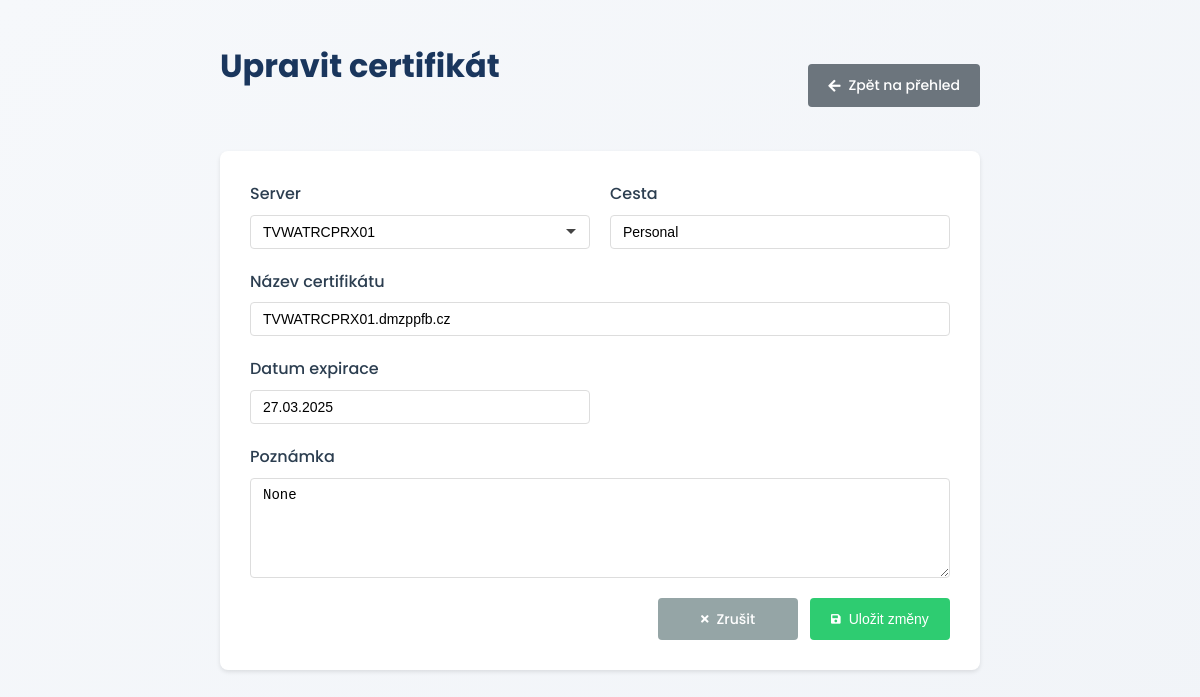
/upravit/2, run on an earlier commit of the app's database.
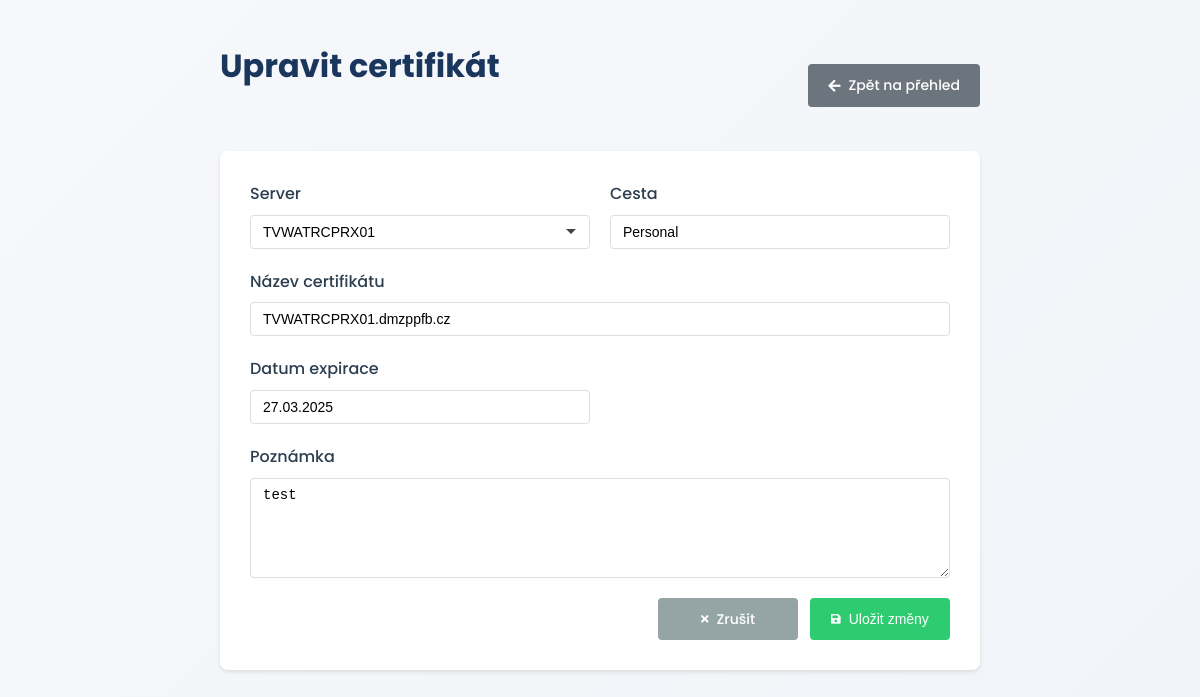
And on a later commit of the database.
### models.py (models this page shows)
class Certifikat(db.Model):
    id = db.Column(db.Integer, primary_key=True)
    server = db.Column(db.String(100), db.ForeignKey('server.nazev'), nullable=False)
    cesta = db.Column(db.String(200), nullable=False)
    nazev = db.Column(db.String(100), nullable=False)
    expirace = db.Column(db.Date, nullable=False)
    poznamka = db.Column(db.Text)
    vytvoreno = db.Column(db.DateTime, default=datetime.utcnow)

class Server(db.Model):
    id = db.Column(db.Integer, primary_key=True)
    nazev = db.Column(db.String(100), unique=True, nullable=False)
    certifikaty = db.relationship('Certifikat', backref='server_obj', lazy=True)

### app.py (the view, shortened to what this page needs)
@app.route('/upravit/<int:id>', methods=['GET', 'POST'])
def upravit_certifikat(id):
    try:
        certifikat = Certifikat.query.get_or_404(id)
        servery = Server.query.all()
        return render_template('formular.html', certifikat=certifikat, servery=servery)
    except Exception as e:
        print(f"Obecná chyba: {str(e)}")
        flash(f'Chyba při načítání certifikátu: {str(e)}', 'error')
        return redirect(url_for('index'))

### templates/formular.html (shortened to what this page needs)
{% extends "base.html" %}
{% block content %}
<div class="form-container">
    <div class="header">
        <h1>{{ 'Upravit' if certifikat else 'Přidat' }} certifikát</h1>
        <a href="{{ url_for('index') }}" class="button info">
            <i class="fas fa-arrow-left"></i>
            Zpět na přehled
        </a>
    </div>
    <div class="form-card">
        <form method="POST" action="{{ url_for('upravit_certifikat', id=certifikat.id) }}">
            <div class="form-grid">
                <div class="form-group">
                    <label for="server">Server</label>
                    <select id="server" name="server" required oninput="checkFormInputs()">
                        {% for server in servery %}
                            <option value="{{ server.nazev }}"
                                    {% if certifikat and certifikat.server == server.nazev %}selected{% endif %}>
                                {{ server.nazev }}
                            </option>
                        {% endfor %}
                    </select>
                </div>
                <div class="form-group">
                    <label for="cesta">Cesta</label>
                    <input type="text" id="cesta" name="cesta"
                           value="{{ certifikat.cesta if certifikat else '' }}"
                           required oninput="checkFormInputs()">
                </div>
                <div class="form-group wide">
                    <label for="nazev">Název certifikátu</label>
                    <input type="text" id="nazev" name="nazev"
                           value="{{ certifikat.nazev if certifikat else '' }}"
                           required oninput="checkFormInputs()">
                </div>
                <div class="form-group">
                    <label for="expirace">Datum expirace</label>
                    <div class="date-input-group">
                        <input type="text" id="expirace" name="expirace"
                               value="{{ certifikat.expirace.strftime('%d.%m.%Y') if certifikat else '' }}"
                               placeholder="dd.mm.yyyy"
                               required oninput="checkFormInputs()">
                    </div>
                </div>
                <div class="form-group full">
                    <label for="poznamka">Poznámka</label>
                    <textarea id="poznamka" name="poznamka">{{ certifikat.poznamka if certifikat else '' }}</textarea>
                </div>
            </div>
            <div class="form-actions">
                <a href="{{ url_for('index') }}" class="button secondary">
                    <i class="fas fa-times"></i>
                    Zrušit
                </a>
                <button type="submit" id="submitBtn" class="button success">
                    <i class="fas fa-save"></i>
                    {{ 'Uložit změny' if certifikat else 'Přidat certifikát' }}
                </button>
            </div>
        </form>
    </div>
</div>
{% endblock %}

### templates/base.html (shortened to what this page needs)
<!DOCTYPE html>
<html>
<head>
    <link href="{{ url_for('static', filename='style.css') }}" rel="stylesheet">
    <link rel="stylesheet" href="{{ url_for('static', filename='fontawesome/css/all.min.css') }}">
</head>
<body>
    <div class="container">
        {% block content %}{% endblock %}
    </div>
</body>
</html>

### static/style.css (style rules this page uses)
* { margin: 0; padding: 0; box-sizing: border-box; }
body { font-family: 'Poppins', sans-serif; background: #f5f6fa; color: #2c3e50; line-height: 1.6; padding: 20px; }
.container { max-width: 1200px; margin: 0 auto; }
.button { border: none; border-radius: 4px; cursor: pointer; font-size: 14px; font-weight: 500; text-align: center; text-decoration: none; transition: all 0.2s; color: white; padding: 10px 20px; min-width: 120px; display: inline-flex; align-items: center; justify-content: center; gap: 8px; }
.button.success { background: #2ecc71; }
.button.info { background: #6c757d; }
.button.secondary { background: #95a5a6; }
.button.success { background: #2ecc71; color: white; }
.button.info { background: #6c757d; color: white; }
.button.secondary { background: #95a5a6; color: white; }
body { background: linear-gradient(135deg, #f6f8fb 0%, #f1f4f8 100%); color: var(--text-color); font-family: 'Poppins', sans-serif; min-height: 100vh; line-height: 1.6; padding: 20px; }
.container { max-width: 1400px; }
h1 { font-weight: 700; color: #1a365d; margin-bottom: 2rem; position: relative; padding-bottom: 0.5rem; }
h1:after { content: ''; position: absolute; bottom: 0; left: 0; width: 60px; height: 4px; background: var(--primary-color); border-radius: 2px; }
.form-container { max-width: 800px; margin: 0 auto; padding: 20px; }
.header { display: flex; justify-content: space-between; align-items: center; margin-bottom: 20px; }
.form-card { background: white; padding: 30px; border-radius: 8px; box-shadow: 0 2px 4px rgba(0,0,0,0.1); }
.form-grid { display: grid; grid-template-columns: repeat(2, 1fr); gap: 20px; }
.form-group { display: flex; flex-direction: column; }
.form-group.wide { grid-column: span 2; }
.form-group.full { grid-column: 1 / -1; }
.form-group label { margin-bottom: 8px; font-weight: 500; color: #2c3e50; }
.form-group input, .form-group select, .form-group textarea { padding: 8px 12px; border: 1px solid #ddd; border-radius: 4px; font-size: 14px; transition: all 0.2s; }
.form-group textarea { min-height: 100px; resize: vertical; }
.form-actions { display: flex; gap: 12px; justify-content: flex-end; margin-top: 20px; }
.form-actions .button { min-width: 140px; }
.button i { font-size: 11px; vertical-align: middle; }
.form-group select { padding: 8px 12px; border: 1px solid #ddd; border-radius: 4px; font-size: 14px; background-color: white; cursor: pointer; appearance: none; background-repeat: no-repeat; background-position: right 12px center; padding-right: 32px; }
.form-group select option { padding: 8px; }
.date-input-group { position: relative; display: flex; gap: 8px; align-items: stretch; }
.date-input-group input[type="text"] { flex: 1; min-width: 100px; }
.header .button { padding: 10px 20px; min-width: 120px; display: inline-flex; align-items: center; gap: 8px; }
.header .button i { font-size: 14px; }

What changed in the data, as far as the page shows it:
changed Certifikat "Personal": poznamka "None" → "test"
